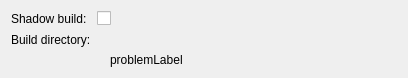
<?xml version="1.0" encoding="UTF-8"?>
<ui version="4.0">
 <class>QmakeProjectManager::Internal::QmakeProjectConfigWidget</class>
 <widget class="QWidget" name="QmakeProjectManager::Internal::QmakeProjectConfigWidget">
  <property name="geometry">
   <rect>
    <x>0</x>
    <y>0</y>
    <width>408</width>
    <height>78</height>
   </rect>
  </property>
  <layout class="QGridLayout" name="gridLayout">
   <item row="0" column="0">
    <widget class="QLabel" name="shadowBuildLabel">
     <property name="text">
      <string>Shadow build:</string>
     </property>
    </widget>
   </item>
   <item row="0" column="1">
    <widget class="QCheckBox" name="shadowBuildCheckBox">
     <property name="text">
      <string/>
     </property>
    </widget>
   </item>
   <item row="1" column="0">
    <widget class="QLabel" name="buildDirLabel">
     <property name="sizePolicy">
      <sizepolicy hsizetype="Preferred" vsizetype="Preferred">
       <horstretch>0</horstretch>
       <verstretch>0</verstretch>
      </sizepolicy>
     </property>
     <property name="text">
      <string>Build directory:</string>
     </property>
    </widget>
   </item>
   <item row="1" column="1">
    <layout class="QHBoxLayout" name="horizontalLayout">
     <item>
      <widget class="Utils::PathChooser" name="shadowBuildDirEdit" native="true">
       <property name="sizePolicy">
        <sizepolicy hsizetype="Expanding" vsizetype="Preferred">
         <horstretch>0</horstretch>
         <verstretch>0</verstretch>
        </sizepolicy>
       </property>
      </widget>
     </item>
     <item>
      <widget class="Utils::PathChooser" name="inSourceBuildDirEdit" native="true"/>
     </item>
    </layout>
   </item>
   <item row="2" column="1">
    <layout class="QHBoxLayout" name="horizontalLayout_2">
     <item>
      <widget class="QLabel" name="warningLabel">
       <property name="pixmap">
        <pixmap resource="../coreplugin/core.qrc">:/core/images/warning.png</pixmap>
       </property>
      </widget>
     </item>
     <item>
      <widget class="QLabel" name="problemLabel">
       <property name="sizePolicy">
        <sizepolicy hsizetype="Preferred" vsizetype="Preferred">
         <horstretch>10</horstretch>
         <verstretch>0</verstretch>
        </sizepolicy>
       </property>
       <property name="text">
        <string>problemLabel</string>
       </property>
       <property name="wordWrap">
        <bool>true</bool>
       </property>
      </widget>
     </item>
    </layout>
   </item>
  </layout>
 </widget>
 <customwidgets>
  <customwidget>
   <class>Utils::PathChooser</class>
   <extends>QWidget</extends>
   <header location="global">utils/pathchooser.h</header>
   <container>1</container>
  </customwidget>
 </customwidgets>
 <resources>
  <include location="../projectexplorer/projectexplorer.qrc"/>
 </resources>
 <connections/>
</ui>
